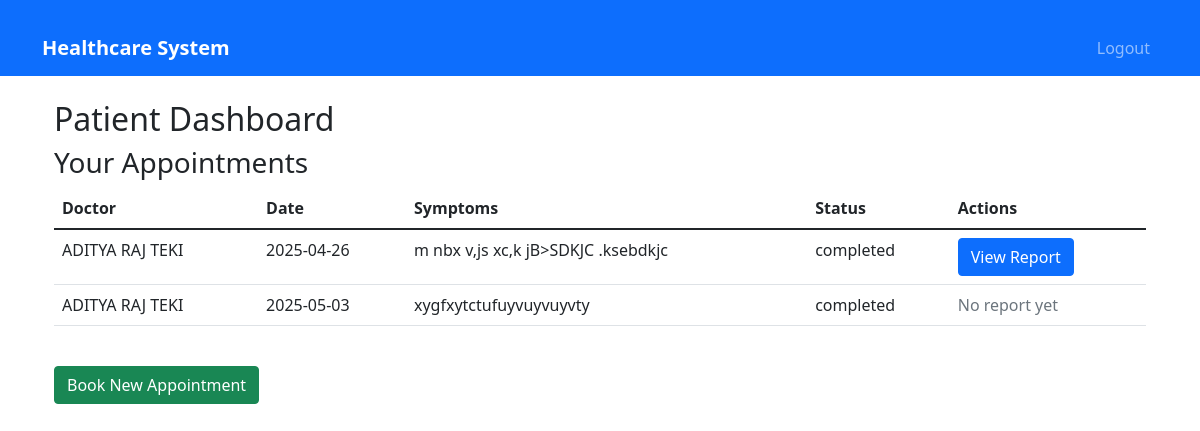
Screenshot of /patient/dashboard (signed in) with the database file from the repository.
### app.py (models this page shows)
class User(UserMixin, db.Model):
    id = db.Column(db.Integer, primary_key=True)
    email = db.Column(db.String(120), unique=True, nullable=False)
    password = db.Column(db.String(200), nullable=False)
    name = db.Column(db.String(100), nullable=False)
    role = db.Column(db.String(20), nullable=False)  # 'doctor' or 'patient'
    specialization = db.Column(db.String(100))  # For doctors
    phone = db.Column(db.String(20))
    address = db.Column(db.String(200))

class Appointment(db.Model):
    id = db.Column(db.Integer, primary_key=True)
    doctor_id = db.Column(db.Integer, db.ForeignKey('user.id'), nullable=False)
    patient_id = db.Column(db.Integer, db.ForeignKey('user.id'), nullable=False)
    date = db.Column(db.DateTime, nullable=False)
    symptoms = db.Column(db.Text)
    status = db.Column(db.String(20), default='pending')
    report_hash = db.Column(db.String(64))

### app.py (the view)
@app.route('/patient/dashboard')
@login_required
def patient_dashboard():
    if current_user.role != 'patient':
        return redirect(url_for('index'))
    appointments = Appointment.query.filter_by(patient_id=current_user.id).all()
    appointments_with_doctors = []
    for appointment in appointments:
        doctor = User.query.get(appointment.doctor_id)
        appointments_with_doctors.append({
            'appointment': appointment,
            'doctor': doctor
        })
    return render_template('patient_dashboard.html', appointments=appointments_with_doctors)

### app.py (called while the page is built)
@login_manager.user_loader
def load_user(user_id):
    return User.query.get(int(user_id))

### templates/patient_dashboard.html (shortened to what this page needs)
{% extends "base.html" %}
{% block content %}
<div class="container mt-4">
    <h2>Patient Dashboard</h2>
    <div class="row">
        <div class="col-md-12">
            <h3>Your Appointments</h3>
            <table class="table">
                <thead>
                    <tr>
                        <th>Doctor</th>
                        <th>Date</th>
                        <th>Symptoms</th>
                        <th>Status</th>
                        <th>Actions</th>
                    </tr>
                </thead>
                <tbody>
                    {% for item in appointments %}
                    <tr>
                        <td>{{ item.doctor.name }}</td>
                        <td>{{ item.appointment.date.strftime('%Y-%m-%d') }}</td>
                        <td>{{ item.appointment.symptoms }}</td>
                        <td>{{ item.appointment.status }}</td>
                        <td>
                            {% if item.appointment.report_hash %}
                            <a href="{{ url_for('view_report', appointment_id=item.appointment.id) }}" class="btn btn-primary">View Report</a>
                            {% else %}
                            <span class="text-muted">No report yet</span>
                            {% endif %}
                        </td>
                    </tr>
                    {% endfor %}
                </tbody>
            </table>
        </div>
    </div>
    <div class="row mt-4">
        <div class="col-md-12">
            <a href="{{ url_for('book_appointment') }}" class="btn btn-success">Book New Appointment</a>
        </div>
    </div>
</div>
{% endblock %}

### templates/base.html (shortened to what this page needs)
<!DOCTYPE html>
<html lang="en">
<head>
    <link href="https://cdn.jsdelivr.net/npm/bootstrap@5.1.3/dist/css/bootstrap.min.css" rel="stylesheet">
</head>
<body>
    <nav class="navbar navbar-expand-lg navbar-dark bg-primary">
        <div class="container">
            <a class="navbar-brand" href="{{ url_for('index') }}">Healthcare System</a>
            <div class="collapse navbar-collapse" id="navbarNav">
                <ul class="navbar-nav ms-auto">
                    {% if current_user.is_authenticated %}
                        <li class="nav-item">
                            <a class="nav-link" href="{{ url_for('logout') }}">Logout</a>
                        </li>
                    {% endif %}
                </ul>
            </div>
        </div>
    </nav>
    <div class="container">
        {% block content %}{% endblock %}
    </div>
</body>
</html>

### templates/base.html (style rules this page uses)
.navbar-brand { font-weight: bold; }
.container { margin-top: 20px; }

### rows the page displays
User: doctor.name "ADITYA RAJ TEKI" "ADITYA RAJ TEKI"
Appointment: appointment "2025-04-26", appointment.symptoms "m nbx v,js xc,k jB>SDKJC .ksebdkjc", appointment.status "completed"
Appointment: appointment "2025-05-03", appointment.symptoms "xygfxytctufuyvuyvuyvty", appointment.status "completed"
